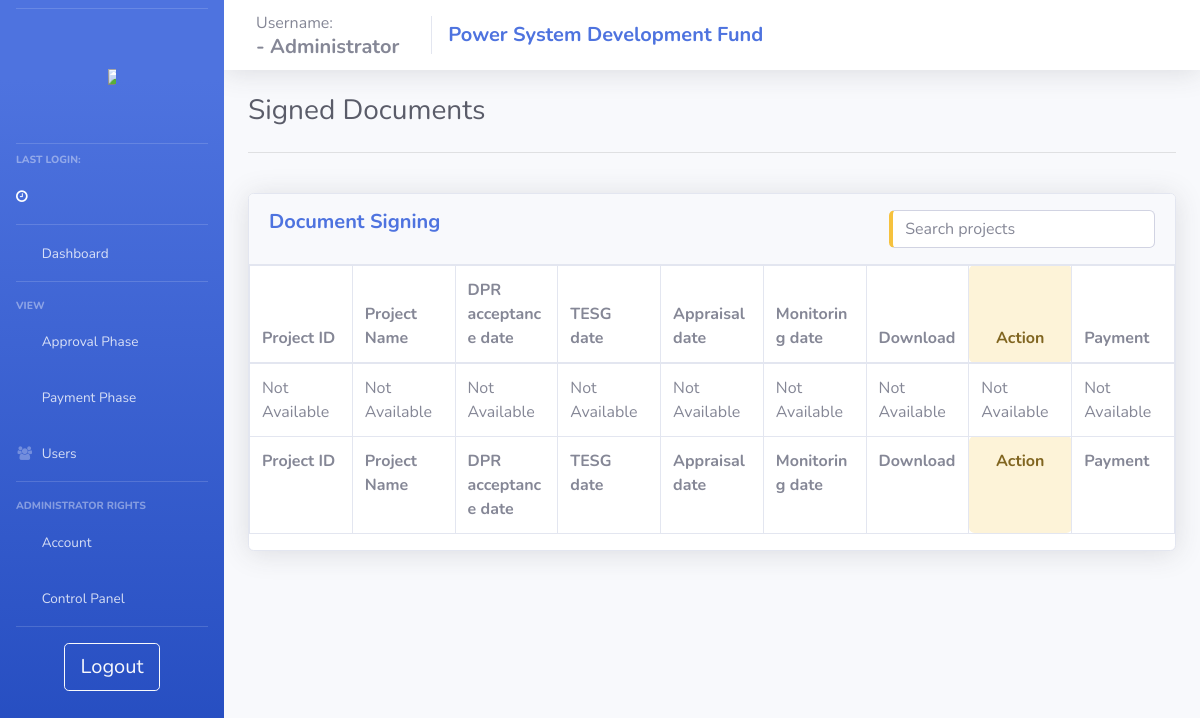
Before: /admin_in_doc_sign/ (signed in) with the older database file.
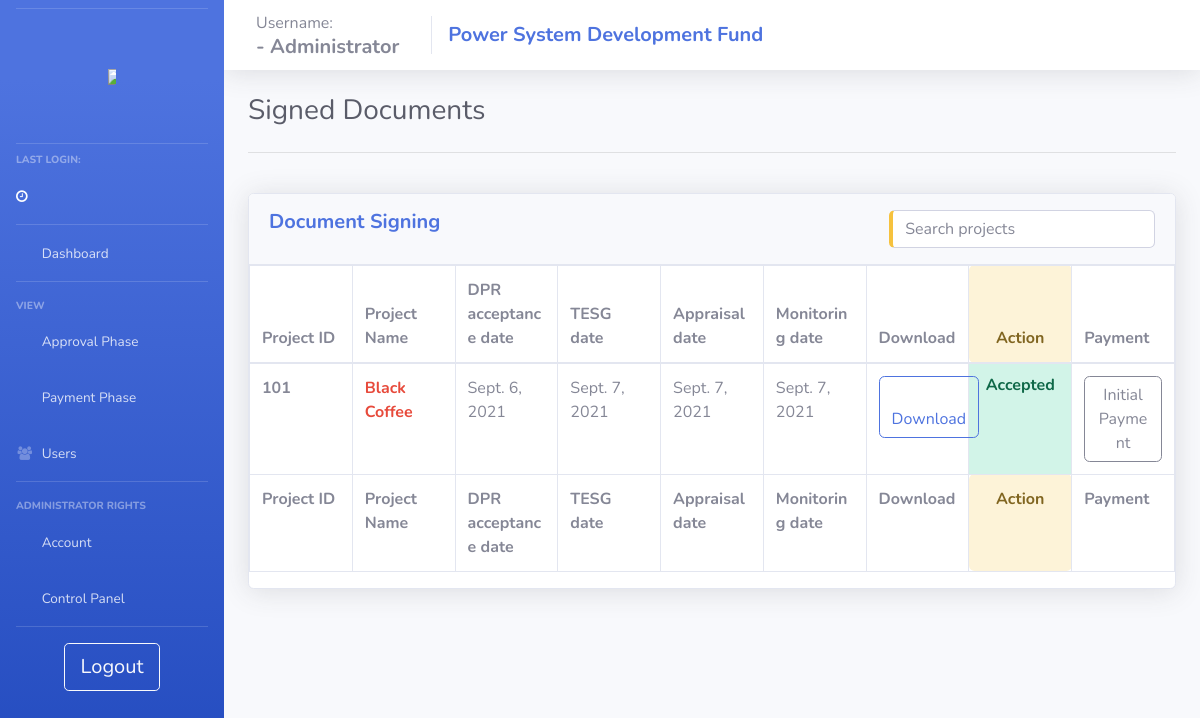
After: the same page with the newer database file.
### psdf_main/models.py (models this page shows)
class projects(models.Model):
    userid = models.ForeignKey(users, null = True, on_delete = models.SET_NULL)
    name = models.CharField(max_length=200, null = False)
    newid = models.IntegerField(null = True, unique=True)
    dprsubdate = models.DateField(null = True)
    amt_asked = models.FloatField(null = False)
    amt_approved = models.FloatField(null = True)
    amt_released = models.FloatField(null = True)
    schedule = models.IntegerField(null = True)
    fundcategory = models.CharField(max_length=20, null = True)
    projectpath = models.TextField(null = True)
    quantumOfFunding = models.FloatField(null = True)
    status = models.CharField(max_length=1, null = True, default = '1')
    submitted_boq  = models.TextField(null=True)
    approved = models.BooleanField(default = False)
    deny = models.BooleanField(default = False)
    remark = models.TextField(null = True)
    denydate = models.DateField(null = True)
    approvedate = models.DateField(null = True)
    tesg_list = models.TextField(null=True)
    dpraprdate = models.DateField(null = True, auto_now_add=True)
    tesgaprdate = models.DateField(null = True)
    appraprdate = models.DateField(null = True)
    moniaprdate = models.DateField(null = True)
    workflow = models.TextField(null=True)
    doc_path = models.TextField(null=True)
    doc_sign_date = models.DateField(null=True)

### psdf_main/approval.py (the view, shortened to what this page needs)
# urls.py: path('admin_in_doc_sign/', views.admin_in_doc_sign, name="admin_in_doc_sign"),
def admin_in_doc_sign(request):
    if adminonline(request):
        context = full_admin_context(request)
        context['projs'] = projects.objects.filter(status = '5')
        return render(request, 'psdf_main/_admin_doc_sign.html', context)
    else:
        return oops(request)

### psdf_main/helpers.py (called while the page is built, shortened)
def adminonline(request):
    if (request.session.has_key('user') and request.session.has_key('admin')):
        return True
    else:
        return False

def userDetails(username):
    user = {}
    userobj = users.objects.filter(username = username)[:1]
    return user

def pen_users(request):
    if adminonline(request):
        penuser = users.objects.filter(activate = False)
        return penuser
    else:
        return oops(request)

def pen_users_num(request):
    if adminonline(request):
        penuser = pen_users(request)
        if penuser:
            return penuser.count()
        else:
            return 0
    else:
        return oops(request)

def full_admin_context(request):
    if adminonline(request):
        context = {'user':userDetails(request.session['user']) , 'nopendingusers' : pen_users_num(request), 'nopendingprojects' : temp_projects.objects.all().exclude(deny = True).count()}
        context['tesgprojects'] = projects.objects.filter(status = '1', deny = False)
        context['appraisal_projects'] = projects.objects.filter(status = '2', deny = False)
        context['monitoring_projects'] = projects.objects.filter(status = '3', deny = False)
        context['noTESG'] = context['tesgprojects'].count()
        context['noappr'] = context['appraisal_projects'].count()
        context['nomon'] = context['monitoring_projects'].count()
        return context
    else:
        return {}

### psdf_main/templates/psdf_main/_admin_doc_sign.html (shortened to what this page needs)
{% extends 'psdf_main/includes/admin_layout.html'%} {% load static %} {% block body %}
<div class="row">
    <div class="col-md-4">
        <h1 class="h3 mb-2 text-gray-800">Signed Documents</h1>
    </div>
    <div class="col-md-2">
    </div>
    <div class="col-md-6">
    </div>
</div>
<hr>
<br>
<div class="row">
    <div class="col-lg-12">
        <div class="card shadow mb-4">
            <div class="card-header py-3">
                <h5 class="m-0 font-weight-bold text-primary">Document Signing
                    <input type="text" id="temp_proj_search" class="form-control input-text pull-right border-left-warning" onkeyup="get_temp_proj('temp_proj_search','dataTable')" placeholder="Search projects" title="Search" style="margin:auto; width: 30%;">
                </h5>
            </div>
            <div class="table-responsive">
                <table class="table table-bordered" id="dataTable" width="100%" cellspacing="0" style="table-layout: fixed;
                width: 100%;">
                    <thead>
                        <tr>
                            <th>Project ID</th>
                            <th>Project Name</th>
                            <th>DPR acceptance date</th>
                            <th>TESG date</th>
                            <th>Appraisal date</th>
                            <th>Monitoring date</th>
                            <th>Download</th>
                            <th class="alert alert-warning text-center">Action</th>
                            <th>Payment</th>
                        </tr>
                    </thead>
                    <tfoot>
                        <tr>
                            <th>Project ID</th>
                            <th>Project Name</th>
                            <th>DPR acceptance date</th>
                            <th>TESG date</th>
                            <th>Appraisal date</th>
                            <th>Monitoring date</th>
                            <th>Download</th>
                            <th class="alert alert-warning text-center">Action</th>
                            <th>Payment</th>
                        </tr>
                    </tfoot>
                    <tbody>
                        {% if not projs %}
                        <tr>
                            <td>Not Available</td>
                            <td>Not Available</td>
                            <td>Not Available</td>
                            <td>Not Available</td>
                            <td>Not Available</td>
                            <td>Not Available</td>
                            <td>Not Available</td>
                            <td>Not Available</td>
                            <td>Not Available</td>
                        </tr>
                        {% else %} {% for proj in projs %}
                        <tr>
                            <td class="font-weight-bolder">{{proj.newid}}</td>
                            <td><a href="/user_project_details/{{proj.id}}" class="font-weight-bold text-danger">{{proj.name}}</a></td>
                            <td>{{proj.dpraprdate}}</td>
                            <td>
                                {{proj.tesgaprdate}}
                            </td>
                            <td>{{proj.appraprdate}}</td>
                            <td>{{proj.moniaprdate}}</td>
                            <td><a class="btn btn-outline-primary" href="/download_doc_sign/{{proj.id}}"><i class="fas fa-download"></i> Download </a></td>
                            {% if proj.approved == False or proj.approved == '' or proj.approved == None%}
                            <td>
                                <form action="{% url 'admin_in_doc_sign' %}" method="POST" name="admindocsign" id="admindocsign">
                                    {% csrf_token %}
                                    <button type="button" class="btn btn-outline-danger btn-responsive text-center btn-block" data-toggle="modal" data-target="#modal{{proj.id}}">
                                   Accept
                                </button>
                                    <div class="modal fade" id="modal{{proj.id}}" tabindex="-1" role="dialog" aria-labelledby="modal{{proj.id}}" aria-hidden="true">
                                        <div class="modal-dialog modal-xl modal-dialog-centered" role="document">
                                            <div class="modal-content">
                                                <div class="modal-header">
                                                    <h3 class="modal-title text-black-50" id="">Confirmation</h3>
                                                    <button type="button" class="close" data-dismiss="modal" aria-label="Close">
                                                <span aria-hidden="true">&times;</span>
                                            </button>
                                                </div>
                                                <div class="modal-body">
                                                    <h5 class="font-weight-bold">Please ensure that the document is correct as per PSDF norms before acceptance.</h5>
                                                    <hr>
                                                    <br>
                                                    <input type="hidden" value="{{proj.id}}" name="projid" id="projid">
                                                    <div class="row container-fluid">
                                                        <input type="password" class="form-control col-md-6" name="adminpass" id="adminpass" placeholder="Enter Administrator password.">
                                                        <div class="col-md-1"></div>
                                                        <input type="submit" class="btn btn-block col-md-4 btn-outline-success" value="Confirm">
                                                        <div class="col-md-1"></div>
                                                    </div>
                                                    <br>
                                                    <hr>
                                                    <br>
                                                </div>
                                            </div>
                                        </div>
                                    </div>
                                </form>
                            </td>
                            <td> Release payment</td>
                            {% else %}
                            <td class="alert-success">
                                <h6 class="font-weight-bold text-center">Accepted</h6>
                            </td>
                            <td>
                                <a href="/init_release/{{proj.id}}" class="btn btn-outline-secondary btn-block">Initial Payment</a>
                            </td>
                            {% endif %}
                        </tr>
                        {% endfor %} {% endif %}
                    </tbody>
                </table>
            </div>
        </div>
    </div>
</div>
</div>
{% endblock %}

### psdf_main/templates/psdf_main/includes/admin_layout.html (shortened to what this page needs)
{% load static %}
<!DOCTYPE html>
<html>
<head>
    <link rel="stylesheet" href="{% static '/css/base.css' %}" type="text/css">
    <link href="{% static 'css/sb-admin-2.min.css' %}" rel="stylesheet" type="text/css">
    <link href="{% static 'vendor1/fontawesome-free/css/all.css' %}" rel="stylesheet" type="text/css">
    <link rel="stylesheet" href="https://cdnjs.cloudflare.com/ajax/libs/font-awesome/4.7.0/css/font-awesome.min.css">
</head>
<body id="page-top">
    <div id="wrapper">
        {% include 'psdf_main/includes/_admin_navbar.html'%}
        <div id="content-wrapper" class="d-flex flex-column">
            <nav class="navbar navbar-expand navbar-light bg-white topbar mb-4 static-top shadow">
                <div class="sidebar-brand-text mx-3">Username:
                    <h5 class="m-0 font-weight-bold">{{user.username}} - Administrator</h5>
                </div>
                <div class="navbar-brand">
                    <h5 class="m-0 font-weight-bold text-primary">Power System Development Fund</h5>
                </div>
            </nav>
            <div id="content">
                <div class="container-fluid">
                    {% block body %} {% endblock %}
                </div>
            </div>
        </div>
</body>
</html>

### psdf_main/templates/psdf_main/includes/_admin_navbar.html (shortened to what this page needs)
{% load static %}
<ul class="navbar-nav bg-gradient-primary sidebar sidebar-dark accordion" id="accordionSidebar">
    <hr class="sidebar-divider my-2"><br>
    <a class="sidebar-brand d-flex align-items-center justify-content-center" href="{% url '' %}">
        <div class="">
            <img src="{% static 'images/posocologo.png' %}" style="max-width:50%; max-height:50%;">
        </div>
    </a>
    <br>
    <hr class="sidebar-divider my-2">
    <div class="sidebar-heading">
        Last Login:
    </div>
    <li class="nav-item active">
        <a class="nav-link" href="/">
            <i class="fa fa-clock-o"></i>
            </a>
    </li>
    <hr class="sidebar-divider my-0">
    <li class="nav-item">
        <a class="nav-link" href="/">
            <i class="fas fa-fw fa-tachometer-alt"></i>
            <span>Dashboard</span></a>
    </li>
    <hr class="sidebar-divider">
    <div class="sidebar-heading">
        View
    </div>
    <li class="nav-item">
        <a class="nav-link collapsed" href="#" data-toggle="collapse" data-target="#collapseTwo" aria-expanded="true" aria-controls="collapseTwo">
            <i class="fas fa-fw fa-cog"></i>
            <span>Approval Phase
            </span>
        </a>
    </li>
    <li class="nav-item">
        <a class="nav-link collapsed" href="#" data-toggle="collapse" data-target="#collapseThree" aria-expanded="true" aria-controls="collapseThree">
            <i class="fas fa-fw fa-bank"></i>
            <span>Payment Phase
            </span>
        </a>
    </li>
    <li class="nav-item">
        <a class="nav-link collapsed" href="#" data-toggle="collapse" data-target="#collapseUtilities" aria-expanded="false" aria-controls="collapseUtilities">
            <i class="fas fa-fw fa fa-users"></i>
            <span>Users
            </span>
        </a>
    </li>
    <hr class="sidebar-divider">
    <div class="sidebar-heading">
        Administrator Rights
    </div>
    <li class="nav-item">
        <a class="nav-link collapsed" href="#" data-toggle="collapse" data-target="#collapsePages" aria-expanded="true" aria-controls="collapsePages">
            <i class="fas fa-fw fa-folder"></i>
            <span>Account</span>
        </a>
    </li>
    <li class="nav-item">
        <a class="nav-link" href="{% url 'admin_control_panel' %}">
            <i class="fas fa-fw fa-chart-area"></i>
            <span>Control Panel</span></a>
    </li>
    <hr class="sidebar-divider d-none d-md-block">
    <div class="text-center d-none d-md-inline">
        <a class="btn btn-lg btn-outline-light btn-wrap-text" href="{% url 'logout' %}"> Logout</a>
    </div>
</ul>

### static/css/base.css (style rules this page uses)
nav .navbar-nav .nav-link, nav .navbar-brand { color: #000; }
.table-responsive { max-height: 80%; }
.btn-wrap-text { overflow: hidden; white-space: nowrap; display: inline-block; text-overflow: ellipsis; }

Changed rows visible on the page:
now on this page (row edited): projects: newid "101", name "Black Coffee", dpraprdate "Sept. 6, 2021", tesgaprdate "Sept. 7, 2021", appraprdate "Sept. 7, 2021", moniaprdate "Sept. 7, 2021"
Other visible differences:
text no longer shown: "Not Available Not Available Not Available Not Available Not Available Not Available Not Available Not Available Not Available"
